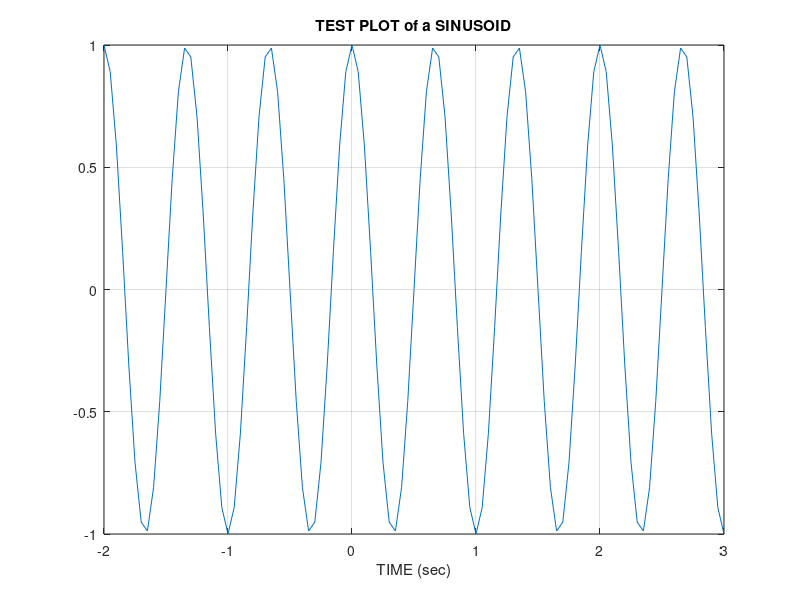

Recreate this plot in MATLAB.
Ts = 0.05; % Sampling period
tt = -2 : Ts : 3;
xx = cos( 2*pi*1.5*tt );
plot( tt, xx ), grid on %<--- plot a sinusoid
title('TEST PLOT of a SINUSOID')
xlabel('TIME (sec)')